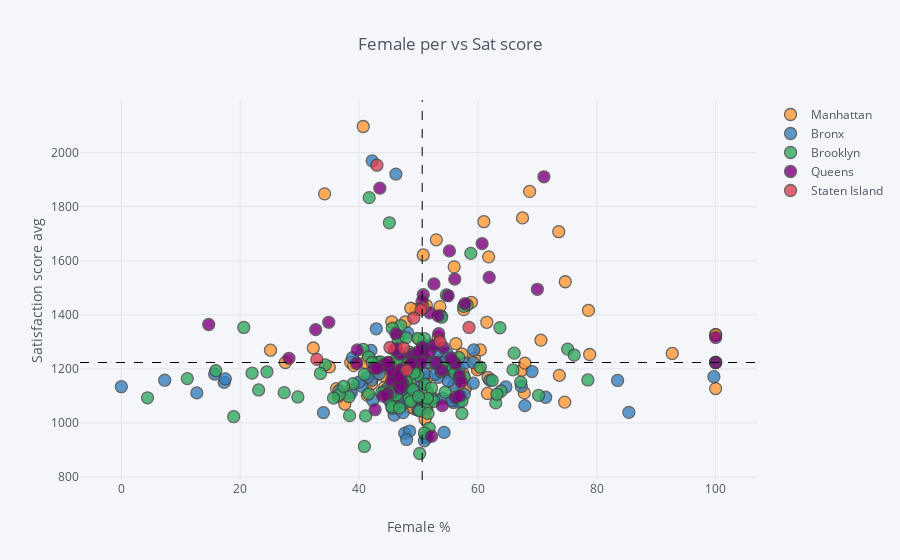

The code cell stored with this chart in its notebook:
### Markdown cell above
## Female gender and SAT score

### Code cell
warnings.filterwarnings("ignore",category=FutureWarning)
combined.iplot(
    x='female_per',
    y='sat_score',
    categories='boro',
    text="SCHOOL NAME",
    vline= {"x":combined["female_per"].mean(),
            "color":"#000000",
            "dash": "dash"
           },
    hline={"y":combined["sat_score"].mean(),
           "color":"#000000",
           "dash": "dash"
          },
    xTitle='Female %',
    yTitle='Satisfaction score avg',
    title='Female per vs Sat score'
)

### Figure 1 — Plotly figure (JSON) as saved in the notebook; plotly's stock layout.template omitted (floating-point values rounded to 4 significant figures)
{"data": [{"marker": {"color": "rgba(255, 153, 51, 1.0)", "line": {"width": 1.3}, "opacity": 0.8, "size": 12, "symbol": "circle"}, "mode": "markers", "name": "Manhattan", "text": ["HENRY STREET SCHOOL FOR INTERNATIONAL STUDIES", "UNIVERSITY NEIGHBORHOOD HIGH SCHOOL", "EAST SIDE COMMUNITY SCHOOL", "MARTA VALLE HIGH SCHOOL", "NEW EXPLORATIONS INTO SCIENCE, TECHNOLOGY AND MATH HIGH SCHOOL", "BARD HIGH SCHOOL EARLY COLLEGE", "47 THE AMERICAN SIGN LANGUAGE AND ENGLISH SECONDARY SCHOOL", "FOOD AND FINANCE HIGH SCHOOL", "ESSEX STREET ACADEMY", "HIGH SCHOOL OF HOSPITALITY MANAGEMENT", "PACE HIGH SCHOOL", "URBAN ASSEMBLY SCHOOL OF DESIGN AND CONSTRUCTION, THE", "FACING HISTORY SCHOOL, THE", "URBAN ASSEMBLY ACADEMY OF GOVERNMENT AND LAW, THE", "LOWER MANHATTAN ARTS ACADEMY", "URBAN ASSEMBLY SCHOOL OF BUSINESS FOR YOUNG WOMEN, THE", "GRAMERCY ARTS HIGH SCHOOL", "NYC ISCHOOL", "MANHATTAN BUSINESS ACADEMY", "BUSINESS OF SPORTS SCHOOL", "THE HIGH SCHOOL FOR LANGUAGE AND DIPLOMACY", "HIGH SCHOOL FOR ENVIRONMENTAL STUDIES", "PROFESSIONAL PERFORMING ARTS HIGH SCHOOL", "BARUCH COLLEGE CAMPUS HIGH SCHOOL", "N.Y.C. LAB SCHOOL FOR COLLABORATIVE STUDIES", "N.Y.C. MUSEUM SCHOOL", "ELEANOR ROOSEVELT HIGH SCHOOL", "MILLENNIUM HIGH SCHOOL", "LANDMARK HIGH SCHOOL", "HIGH SCHOOL FOR HEALTH PROFESSIONS AND HUMAN SERVICES", "LEADERSHIP AND PUBLIC SERVICE HIGH SCHOOL", "MANHATTAN ACADEMY FOR ARTS & LANGUAGE", "HUDSON HIGH SCHOOL OF LEARNING TECHNOLOGIES", "INTERNATIONAL HIGH SCHOOL AT UNION SQUARE", "MANHATTAN VILLAGE ACADEMY", "VANGUARD HIGH SCHOOL", "MANHATTAN INTERNATIONAL HIGH SCHOOL", "STUYVESANT HIGH SCHOOL", "HIGH SCHOOL OF ECONOMICS AND FINANCE", "UNITY CENTER FOR URBAN TECHNOLOGIES", "TALENT UNLIMITED HIGH SCHOOL", "MURRY BERGTRAUM HIGH SCHOOL FOR BUSINESS CAREERS", "JACQUELINE KENNEDY ONASSIS HIGH SCHOOL", "REPERTORY COMPANY HIGH SCHOOL FOR THEATRE ARTS", "MANHATTAN BRIDGES HIGH SCHOOL", "NEW DESIGN HIGH SCHOOL", "HIGH SCHOOL FOR DUAL LANGUAGE AND ASIAN STUDIES", "THE URBAN ASSEMBLY NEW YORK HARBOR SCHOOL", "RICHARD R. GREEN HIGH SCHOOL OF TEACHING", "THE HIGH SCHOOL OF FASHION INDUSTRIES", "HUMANITIES PREPARATORY ACADEMY", "CHELSEA CAREER AND TECHNICAL EDUCATION HIGH SCHOOL", "ART AND DESIGN HIGH SCHOOL", "LIFE SCIENCES SECONDARY SCHOOL", "HIGH SCHOOL FOR ARTS, IMAGINATION AND INQUIRY", "URBAN ASSEMBLY SCHOOL FOR MEDIA STUDIES, THE", "THE URBAN ASSEMBLY SCHOOL FOR GREEN CAREERS", "THE GLOBAL LEARNING COLLABORATIVE", "WADLEIGH SECONDARY SCHOOL FOR THE PERFORMING & VISUAL ARTS", "FRANK MCCOURT HIGH SCHOOL", "BEACON HIGH SCHOOL", "FIORELLO H. LAGUARDIA HIGH SCHOOL OF MUSIC & ART AND PERFORMING ARTS", "HIGH SCHOOL FOR LAW, ADVOCACY AND COMMUNITY JUSTICE", "HIGH SCHOOL OF ARTS AND TECHNOLOGY", "MANHATTAN / HUNTER SCIENCE HIGH SCHOOL", "FREDERICK DOUGLASS ACADEMY II SECONDARY SCHOOL", "COALITION SCHOOL FOR SOCIAL CHANGE", "MANHATTAN CENTER FOR SCIENCE AND MATHEMATICS", "PARK EAST HIGH SCHOOL", "CENTRAL PARK EAST HIGH SCHOOL", "YOUNG WOMEN'S LEADERSHIP SCHOOL", "YOUNG WOMEN'S LEADERSHIP SCHOOL", "HERITAGE SCHOOL, THE", "MOTT HALL HIGH SCHOOL", "COLUMBIA SECONDARY SCHOOL FOR MATH, SCIENCE, AND ENGINEERING", "ACADEMY FOR SOCIAL ACTION: A COLLEGE BOARD SCHOOL", "URBAN ASSEMBLY SCHOOL FOR THE PERFORMING ARTS", "FREDERICK DOUGLASS ACADEMY", "THURGOOD MARSHALL ACADEMY FOR LEARNING AND SOCIAL CHANGE", "HIGH SCHOOL FOR MATHEMATICS, SCIENCE AND ENGINEERING AT CITY COLLEGE", "CITY COLLEGE ACADEMY OF THE ARTS", "COMMUNITY HEALTH ACADEMY OF THE HEIGHTS", "WASHINGTON HEIGHTS EXPEDITIONARY LEARNING SCHOOL", "HIGH SCHOOL FOR EXCELLENCE AND INNOVATION", "HIGH SCHOOL FOR INTERNATIONAL BUSINESS AND FINANCE", "HIGH SCHOOL FOR MEDIA AND COMMUNICATIONS", "HIGH SCHOOL FOR LAW AND PUBLIC SERVICE", "HIGH SCHOOL FOR HEALTH CAREERS AND SCIENCES", "A. PHILIP RANDOLPH CAMPUS HIGH SCHOOL", "GREGORIO LUPERON HIGH SCHOOL FOR SCIENCE AND MATHEMATICS"], "textfont": {"color": "#4D5663"}, "type": "scatter", "x": [38.6, 42.6, 45.3, 53.7, 50.8, 68.7, 57.5, 55, 46.6, 67.8, 56.3, 25.1, 49.4, 56.1, 60.1, 100, 73.7, 51.3, 41, 27.6, 52, 49.6, 74.7, 56, 53, 57.6, 67.5, 61.8, 51.5, 70.6, 53.9, 45.1, 39.4, 38.6, 61.5, 53.8, 55.7, 40.7, 45.5, 37.6, 78.6, 50.9, 59.4, 78.8, 48.6, 61.7, 48.7, 39.1, 67.4, 92.7, 57.3, 35, 53.3, 48.4, 44.3, 42.1, 43.1, 48.6, 61.6, 53.4, 61, 73.6, 59.9, 32.3, 58.9, 45.8, 55.6, 53.6, 57.9, 67.9, 100, 100, 51.4, 46.5, 50.4, 51.3, 74.6, 47.8, 55.9, 34.2, 60.4, 47.7, 44.2, 47.2, 36.2, 36.5, 41.4, 47.3, 50.1, 51.1], "y": [1122, 1172, 1149, 1207, 1621, 1856, 1182, 1194, 1156, 1111, 1293, 1269, 1051, 1148, 1200, 1127, 1176, 1435, 1223.0, 1223.0, 1223.0, 1419, 1522, 1577, 1677, 1419, 1758, 1614, 1170, 1306, 1233, 1223.0, 1223.0, 1223.0, 1372, 1199, 1227, 2096, 1374, 1070, 1416, 1240, 1239, 1253, 1058, 1168, 1424, 1212, 1195, 1257, 1255, 1207, 1315, 1236, 1132, 1144, 1223.0, 1223.0, 1109, 1223.0, 1744, 1707, 1196, 1277, 1446, 1096, 1084, 1430, 1128, 1221, 1326, 1326, 1054, 1210, 1223.0, 1062, 1077, 1374, 1202, 1847, 1270, 1105, 1174, 1223.0, 1127, 1098, 1102, 1224, 1309, 1014]}, {"marker": {"color": "rgba(55, 128, 191, 1.0)", "line": {"width": 1.3}, "opacity": 0.8, "size": 12, "symbol": "circle"}, "mode": "markers", "name": "Bronx", "text": ["SOUTH BRONX PREPARATORY: A COLLEGE BOARD SCHOOL", "INTERNATIONAL COMMUNITY HIGH SCHOOL", "COMMUNITY SCHOOL FOR SOCIAL JUSTICE", "MOTT HAVEN VILLAGE PREPARATORY HIGH SCHOOL", "UNIVERSITY HEIGHTS SECONDARY SCHOOL", "HOSTOSsLINCOLN ACADEMY OF SCIENCE", "FOREIGN LANGUAGE ACADEMY OF GLOBAL STUDIES", "BRONX LEADERSHIP ACADEMY II HIGH SCHOOL", "NEW EXPLORERS HIGH SCHOOL", "URBAN ASSEMBLY SCHOOL FOR CAREERS IN SPORTS", "BRONX ACADEMY OF LETTERS", "ALFRED E. SMITH CAREER AND TECHNICAL EDUCATION HIGH SCHOOL", "HEALTH OPPORTUNITIES HIGH SCHOOL", "BRONX STUDIO SCHOOL FOR WRITERS AND ARTISTS", "WOMEN'S ACADEMY OF EXCELLENCE", "RENAISSANCE HIGH SCHOOL FOR MUSICAL THEATER & TECHNOLOGY", "PABLO NERUDA ACADEMY FOR ARCHITECTURE AND WORLD STUDIES", "MILLENNIUM ART ACADEMY", "HOLCOMBE L. RUCKER SCHOOL OF COMMUNITY RESEARCH", "ANTONIA PANTOJA PREPARATORY ACADEMY, A COLLEGE BOARD SCHOOL", "HERBERT H. LEHMAN HIGH SCHOOL", "BRONX BRIDGES HIGH SCHOOL", "FELISA RINCON DE GAUTIER INSTITUTE FOR LAW AND PUBLIC POLICY, THE", "BANANA KELLY HIGH SCHOOL", "BRONX EXPEDITIONARY LEARNING HIGH SCHOOL", "EAGLE ACADEMY FOR YOUNG MEN", "URBAN ASSEMBLY SCHOOL FOR APPLIED MATH AND SCIENCE, THE", "EXIMIUS COLLEGE PREPARATORY ACADEMY: A COLLEGE BOARD SCHOOL", "MOTT HALL BRONX HIGH SCHOOL", "BRONX CENTER FOR SCIENCE AND MATHEMATICS", "VALIDUS PREPARATORY ACADEMY: AN EXPEDITIONARY LEARNING SCHOOL", "LEADERSHIP INSTITUTE", "MORRIS ACADEMY FOR COLLABORATIVE STUDIES", "BRONX EARLY COLLEGE ACADEMY FOR TEACHING & LEARNING", "DREAMYARD PREPARATORY SCHOOL", "ACADEMY FOR LANGUAGE AND TECHNOLOGY", "BRONX INTERNATIONAL HIGH SCHOOL", "SCHOOL FOR EXCELLENCE", "BRONX HIGH SCHOOL OF BUSINESS", "BRONX HIGH SCHOOL FOR MEDICAL SCIENCE", "BRONX SCHOOL FOR LAW, GOVERNMENT AND JUSTICE", "FREDERICK DOUGLASS ACADEMY III SECONDARY SCHOOL", "BRONX LEADERSHIP ACADEMY HIGH SCHOOL", "HIGH SCHOOL FOR VIOLIN AND DANCE", "RIVERDALE / KINGSBRIDGE ACADEMY (MIDDLE SCHOOL / HIGH SCHOOL 141)", "BRONX ENGINEERING AND TECHNOLOGY ACADEMY", "THEATRE ARTS PRODUCTION COMPANY SCHOOL", "THE MARIE CURIE SCHOOL FOR MEDICINE, NURSING, AND HEALTH PROFESSIONS", "WEST BRONX ACADEMY FOR THE FUTURE", "KINGSBRIDGE INTERNATIONAL HIGH SCHOOL", "BRONX SCHOOL OF LAW AND FINANCE", "INTERNATIONAL SCHOOL FOR LIBERAL ARTS", "INsTECH ACADEMY (M.S. / HIGH SCHOOL 368)", "KNOWLEDGE AND POWER PREPARATORY ACADEMY INTERNATIONAL HIGH SCHOOL (KAPPA)", "HIGH SCHOOL FOR TEACHING AND THE PROFESSIONS", "BELMONT PREPARATORY HIGH SCHOOL", "FORDHAM HIGH SCHOOL FOR THE ARTS", "FORDHAM LEADERSHIP ACADEMY FOR BUSINESS AND TECHNOLOGY", "BRONX HIGH SCHOOL FOR LAW AND COMMUNITY SERVICE", "DEWITT CLINTON HIGH SCHOOL", "CELIA CRUZ BRONX HIGH SCHOOL OF MUSIC, THE", "BRONX HIGH SCHOOL OF SCIENCE", "MARBLE HILL HIGH SCHOOL FOR INTERNATIONAL STUDIES", "BRONX THEATRE HIGH SCHOOL", "DISCOVERY HIGH SCHOOL", "HIGH SCHOOL OF AMERICAN STUDIES AT LEHMAN COLLEGE", "BRONX HEALTH SCIENCES HIGH SCHOOL", "BRONX HIGH SCHOOL FOR WRITING AND COMMUNICATION ARTS", "BRONX LAB SCHOOL", "ACADEMY FOR SCHOLARSHIP AND ENTREPRENEURSHIP: A COLLEGE BOARD SCHOOL", "HIGH SCHOOL OF COMPUTERS AND TECHNOLOGY", "COLLEGIATE INSTITUTE FOR MATH AND SCIENCE", "BRONX ACADEMY OF HEALTH CAREERS", "ASTOR COLLEGIATE ACADEMY", "BRONX HIGH SCHOOL FOR THE VISUAL ARTS", "HARRY S TRUMAN HIGH SCHOOL", "NEW WORLD HIGH SCHOOL", "THE BRONXWOOD PREPARATORY ACADEMY", "PELHAM PREPARATORY ACADEMY", "HIGH SCHOOL FOR CONTEMPORARY ARTS", "BRONX AEROSPACE HIGH SCHOOL", "METROPOLITAN HIGH SCHOOL, THE", "EXPLORATIONS ACADEMY", "BRONX LATIN", "EAST BRONX ACADEMY FOR THE FUTURE", "PEACE AND DIVERSITY ACADEMY", "PAN AMERICAN INTERNATIONAL HIGH SCHOOL AT MONROE", "THE CINEMA SCHOOL", "BRONX CAREER AND COLLEGE PREPARATORY HIGH SCHOOL", "HIGH SCHOOL OF WORLD CULTURES", "FANNIE LOU HAMER FREEDOM HIGH SCHOOL", "WINGS ACADEMY", "MONROE ACADEMY FOR VISUAL ARTS & DESIGN"], "textfont": {"color": "#4D5663"}, "type": "scatter", "x": [52.6, 51.4, 50.8, 49.9, 56.8, 54.8, 54.7, 46, 42.3, 15.7, 55.5, 7.3, 71.4, 56, 99.7, 62, 34, 50.8, 50.8, 53, 38.9, 47.7, 57, 50.1, 49.9, 0, 50.7, 53.4, 54, 53.8, 55.9, 47.8, 46.2, 51.5, 55.9, 51.2, 54.3, 47.7, 45.1, 57.8, 54.1, 48.5, 56.7, 85.4, 48.2, 17.3, 69.1, 83.5, 42.1, 47.7, 43.4, 51, 51.1, 52.8, 57.7, 52.8, 56.8, 36.6, 55.6, 48.9, 59.3, 42.2, 53.3, 67.9, 47.6, 46.2, 64.7, 59.2, 40.5, 48, 12.7, 42.9, 67.3, 41.4, 42, 40, 50, 38.7, 51.9, 44.7, 17.5, 46, 49.2, 50.2, 47, 55, 48.5, 59.2, 55.7, 48, 45.9, 46.3, 47.4], "y": [1090, 945, 1077, 1097, 1201, 1257, 1186, 1103, 1084, 1181, 1201, 1158, 1095, 1223.0, 1171, 1158, 1038, 1164, 1084, 1223.0, 1241, 1223.0, 1099, 1131, 1049, 1134, 1290, 1169, 1092, 1396, 1075, 1081, 1148, 1223.0, 1138, 951, 965, 1074, 1083, 1221, 1224, 1121, 1166, 1039, 1333, 1150, 1190, 1157, 1158, 962, 1182, 934, 1181, 1180, 1106, 1222, 1077, 1119, 1082, 1255, 1270, 1969, 1263, 1064, 1115, 1920, 1133, 1147, 1135, 1141, 1111, 1348, 1135, 1169, 1268, 1151, 1048, 1112, 1288, 1126, 1163, 1055, 1122, 1251, 1102, 1155, 970, 1223.0, 1223.0, 939, 1029, 1114, 1038]}, {"marker": {"color": "rgba(50, 171, 96, 1.0)", "line": {"width": 1.3}, "opacity": 0.8, "size": 12, "symbol": "circle"}, "mode": "markers", "name": "Brooklyn", "text": ["DR. SUSAN S. MCKINNEY SECONDARY SCHOOL OF THE ARTS", "URBAN ASSEMBLY HIGH SCHOOL OF MUSIC AND ART", "BROOKLYN COMMUNITY HIGH SCHOOL OF COMMUNICATION, ARTS AND MEDIA", "SCIENCE SKILLS CENTER HIGH SCHOOL FOR SCIENCE, TECHNOLOGY AND THE CREATIVE ARTS", "BROOKLYN TECHNICAL HIGH SCHOOL", "BROOKLYN INTERNATIONAL HIGH SCHOOL", "THE URBAN ASSEMBLY SCHOOL FOR LAW AND JUSTICE", "ACORN COMMUNITY HIGH SCHOOL", "URBAN ASSEMBLY INSTITUTE OF MATH AND SCIENCE FOR YOUNG WOMEN", "BEDFORD ACADEMY HIGH SCHOOL", "GEORGE WESTINGHOUSE CAREER AND TECHNICAL EDUCATION HIGH SCHOOL", "BENJAMIN BANNEKER ACADEMY", "CITY POLYTECHNIC HIGH SCHOOL OF ENGINEERING, ARCHITECTURE, AND TECHNOLOGY", "JUAN MOREL CAMPOS SECONDARY SCHOOL", "FOUNDATIONS ACADEMY", "BROOKLYN LATIN SCHOOL, THE", "GREEN SCHOOL: AN ACADEMY FOR ENVIRONMENTAL CAREERS", "PROGRESS HIGH SCHOOL FOR PROFESSIONAL CAREERS", "SCHOOL FOR LEGAL STUDIES", "THE HIGH SCHOOL FOR ENTERPRISE, BUSINESS AND TECHNOLOGY", "BROOKLYN PREPARATORY HIGH SCHOOL", "WILLIAMSBURG HIGH SCHOOL FOR ARCHITECTURE AND DESIGN", "WILLIAMSBURG PREPARATORY SCHOOL", "LYONS COMMUNITY SCHOOL", "AUTOMOTIVE HIGH SCHOOL", "FRANCES PERKINS ACADEMY", "EL PUENTE ACADEMY FOR PEACE AND JUSTICE", "BROOKLYN SCHOOL FOR GLOBAL STUDIES", "BROOKLYN SECONDARY SCHOOL FOR COLLABORATIVE STUDIES", "SECONDARY SCHOOL FOR LAW", "SECONDARY SCHOOL FOR JOURNALISM", "PARK SLOPE COLLEGIATE", "SCHOOL FOR INTERNATIONAL STUDIES", "COBBLE HILL SCHOOL OF AMERICAN STUDIES", "BROOKLYN HIGH SCHOOL OF THE ARTS", "SUNSET PARK HIGH SCHOOL", "FREDERICK DOUGLASS ACADEMY IV SECONDARY SCHOOL", "BOYS AND GIRLS HIGH SCHOOL", "BROOKLYN HIGH SCHOOL FOR LAW AND TECHNOLOGY", "THE BROOKLYN ACADEMY OF GLOBAL FINANCE", "ACADEMY FOR COLLEGE PREPARATION AND CAREER EXPLORATION: A COLLEGE BOARD SCHOOL", "ACADEMY OF HOSPITALITY AND TOURISM", "INTERNATIONAL HIGH SCHOOL AT PROSPECT HEIGHTS", "THE HIGH SCHOOL FOR GLOBAL CITIZENSHIP", "SCHOOL FOR HUMAN RIGHTS, THE", "SCHOOL FOR DEMOCRACY AND LEADERSHIP", "HIGH SCHOOL FOR YOUTH AND COMMUNITY DEVELOPMENT AT ERASMUS", "HIGH SCHOOL FOR SERVICE & LEARNING AT ERASMUS", "SCIENCE, TECHNOLOGY AND RESEARCH EARLY COLLEGE HIGH SCHOOL AT ERASMUS", "HIGH SCHOOL FOR PUBLIC SERVICE: HEROES OF TOMORROW", "BROOKLYN ACADEMY OF SCIENCE AND THE ENVIRONMENT", "BROOKLYN SCHOOL FOR MUSIC & THEATRE", "MEDGAR EVERS COLLEGE PREPARATORY SCHOOL", "CLARA BARTON HIGH SCHOOL", "IT TAKES A VILLAGE ACADEMY", "BROOKLYN GENERATION SCHOOL", "BROOKLYN THEATRE ARTS HIGH SCHOOL", "KURT HAHN EXPEDITIONARY LEARNING SCHOOL", "VICTORY COLLEGIATE HIGH SCHOOL", "ARTS & MEDIA PREPARATORY ACADEMY", "HIGH SCHOOL FOR INNOVATION IN ADVERTISING AND MEDIA", "CULTURAL ACADEMY FOR THE ARTS AND SCIENCES", "HIGH SCHOOL FOR MEDICAL PROFESSIONS", "ACADEMY FOR CONSERVATION AND THE ENVIRONMENT", "URBAN ACTION ACADEMY", "EAST NEW YORK FAMILY ACADEMY", "FDNY HIGH SCHOOL FOR FIRE AND LIFE SAFETY", "HIGH SCHOOL FOR CIVIL RIGHTS", "PERFORMING ARTS AND TECHNOLOGY HIGH SCHOOL", "WORLD ACADEMY FOR TOTAL COMMUNITY HEALTH HIGH SCHOOL", "MULTICULTURAL HIGH SCHOOL", "TRANSIT TECH CAREER AND TECHNICAL EDUCATION HIGH SCHOOL", "ACADEMY OF INNOVATIVE TECHNOLOGY", "BROOKLYN LAB SCHOOL", "CYPRESS HILLS COLLEGIATE PREPARATORY SCHOOL", "W. H. MAXWELL CAREER AND TECHNICAL EDUCATION HIGH SCHOOL", "THE SCHOOL FOR CLASSICS: AN ACADEMY OF THINKERS, WRITERS AND PERFORMERS", "NEW UTRECHT HIGH SCHOOL", "HIGH SCHOOL OF TELECOMMUNICATION ARTS AND TECHNOLOGY", "FORT HAMILTON HIGH SCHOOL", "FRANKLIN DELANO ROOSEVELT HIGH SCHOOL", "THE URBAN ASSEMBLY SCHOOL FOR CRIMINAL JUSTICE", "INTERNATIONAL HIGH SCHOOL AT LAFAYETTE", "RACHEL CARSON HIGH SCHOOL FOR COASTAL STUDIES", "HIGH SCHOOL OF SPORTS MANAGEMENT", "ABRAHAM LINCOLN HIGH SCHOOL", "KINGSBOROUGH EARLY COLLEGE SCHOOL", "EDWARD R. MURROW HIGH SCHOOL", "JOHN DEWEY HIGH SCHOOL", "LIFE ACADEMY HIGH SCHOOL FOR FILM AND MUSIC", "EXPEDITIONARY LEARNING SCHOOL FOR COMMUNITY LEADERS", "WILLIAM E. GRADY CAREER AND TECHNICAL EDUCATION HIGH SCHOOL", "BROOKLYN STUDIO SECONDARY SCHOOL", "MIDWOOD HIGH SCHOOL", "JAMES MADISON HIGH SCHOOL", "LEON M. GOLDSTEIN HIGH SCHOOL FOR THE SCIENCES", "BROOKLYN COLLEGE ACADEMY", "BROOKLYN COLLEGIATE: A COLLEGE BOARD SCHOOL", "FREDERICK DOUGLASS ACADEMY VII HIGH SCHOOL", "TEACHERS PREPARATORY HIGH SCHOOL", "ACADEMY FOR ENVIRONMENTAL LEADERSHIP", "EBC HIGH SCHOOL FOR PUBLIC SERVICE–BUSHWICK", "BUSHWICK SCHOOL FOR SOCIAL JUSTICE", "ACADEMY OF URBAN PLANNING", "ALL CITY LEADERSHIP SECONDARY SCHOOL", "BUSHWICK LEADERS HIGH SCHOOL FOR ACADEMIC EXCELLENCE"], "textfont": {"color": "#4D5663"}, "type": "scatter", "x": [63, 57.3, 54.5, 43.9, 41.7, 51.8, 60.4, 44.2, 100, 51, 24.5, 53.9, 20.6, 45.3, 43.3, 45.1, 53.8, 51.5, 54.2, 34.3, 52.2, 27.4, 49, 46.3, 4.4, 23.1, 57.3, 43.8, 40.9, 55.8, 57.7, 47.2, 49.2, 56.1, 66.1, 49.3, 51.3, 38.3, 48.4, 48.4, 46.2, 50.2, 40.9, 49.9, 48.4, 48, 38.4, 36.7, 47, 75.1, 45.6, 67.2, 58.2, 76.2, 51, 39, 63.9, 35.7, 51.1, 52.6, 33.5, 48.5, 78.5, 45.3, 37.4, 56.8, 18.9, 45.6, 48.6, 63.2, 50.2, 15.9, 29.7, 41.6, 52.2, 70.2, 62.4, 40.7, 46.5, 46.6, 41.6, 100, 41.1, 46.4, 11.1, 43.6, 42.2, 57.6, 48.5, 49, 48.7, 22, 49.9, 54.7, 45.6, 58.8, 63.7, 49.3, 51.5, 65.9, 50, 47.9, 51.6, 45.5, 47.9, 46.8], "y": [1074, 1080, 1114, 1211, 1833, 981, 1206, 1116, 1223.0, 1312, 1189, 1391, 1353, 1085, 1223.0, 1740, 1189, 1114, 1204, 1215, 1090, 1112, 1187, 1103, 1093, 1122, 1035, 1111, 1179, 1203, 1169, 1175, 1212, 1185, 1258, 1223.0, 1068, 1097, 1092, 1223.0, 1139, 1045, 913, 1176, 1088, 1153, 1027, 1105, 1360, 1273, 1143, 1151, 1436, 1251, 963, 1145, 1118, 1092, 1143, 1080, 1183, 1169, 1159, 1111, 1135, 1242, 1023, 1054, 1149, 1106, 887, 1193, 1096, 1108, 1129, 1102, 1157, 1272, 1323, 1306, 1244, 1223.0, 1026, 1237, 1164, 1226, 1223.0, 1431, 1262, 1124, 1079, 1184, 1313, 1473, 1350, 1627, 1352, 1185, 1091, 1196, 1098, 1154, 1035, 1060, 1315, 1055]}, {"marker": {"color": "rgba(128, 0, 128, 1.0)", "line": {"width": 1.3}, "opacity": 0.8, "size": 12, "symbol": "circle"}, "mode": "markers", "name": "Queens", "text": ["ACADEMY OF FINANCE AND ENTERPRISE", "HIGH SCHOOL OF APPLIED COMMUNICATION", "CIVIC LEADERSHIP ACADEMY", "PAN AMERICAN INTERNATIONAL HIGH SCHOOL", "BARD HIGH SCHOOL EARLY COLLEGE II", "NEWTOWN HIGH SCHOOL", "GROVER CLEVELAND HIGH SCHOOL", "MIDDLE COLLEGE HIGH SCHOOL AT LAGUARDIA COMMUNITY COLLEGE", "INTERNATIONAL HIGH SCHOOL AT LAGUARDIA COMMUNITY COLLEGE", "HIGH SCHOOL FOR ARTS AND BUSINESS", "ROBERT F. WAGNER, JR. SECONDARY SCHOOL FOR ARTS AND TECHNOLOGY", "QUEENS VOCATIONAL AND TECHNICAL HIGH SCHOOL", "AVIATION CAREER & TECHNICAL EDUCATION HIGH SCHOOL", "QUEENS SCHOOL OF INQUIRY, THE", "FLUSHING INTERNATIONAL HIGH SCHOOL", "EASTsWEST SCHOOL OF INTERNATIONAL STUDIES", "WORLD JOURNALISM PREPARATORY: A COLLEGE BOARD SCHOOL", "JOHN BOWNE HIGH SCHOOL", "FLUSHING HIGH SCHOOL", "TOWNSEND HARRIS HIGH SCHOOL", "ROBERT F. KENNEDY COMMUNITY HIGH SCHOOL", "BENJAMIN N. CARDOZO HIGH SCHOOL", "FRANCIS LEWIS HIGH SCHOOL", "MARTIN VAN BUREN HIGH SCHOOL", "BAYSIDE HIGH SCHOOL", "QUEENS HIGH SCHOOL OF TEACHING, LIBERAL ARTS AND THE SCIENCES", "FREDERICK DOUGLASS ACADEMY VI HIGH SCHOOL", "CHANNEL VIEW SCHOOL FOR RESEARCH", "QUEENS HIGH SCHOOL FOR INFORMATION, RESEARCH, AND TECHNOLOGY", "ROBERT H. GODDARD HIGH SCHOOL OF COMMUNICATION ARTS AND TECHNOLOGY", "ACADEMY OF MEDICAL TECHNOLOGY: A COLLEGE BOARD SCHOOL", "SCHOLARS' ACADEMY", "AUGUST MARTIN HIGH SCHOOL", "RICHMOND HILL HIGH SCHOOL", "JOHN ADAMS HIGH SCHOOL", "HIGH SCHOOL FOR CONSTRUCTION TRADES, ENGINEERING AND ARCHITECTURE", "YORK EARLY COLLEGE ACADEMY", "QUEENS COLLEGIATE: A COLLEGE BOARD SCHOOL", "HILLSIDE ARTS & LETTERS ACADEMY", "FOREST HILLS HIGH SCHOOL", "HILLCREST HIGH SCHOOL", "THOMAS A. EDISON CAREER AND TECHNICAL EDUCATION HIGH SCHOOL", "QUEENS GATEWAY TO HEALTH SCIENCES SECONDARY SCHOOL", "QUEENS METROPOLITAN HIGH SCHOOL", "QUEENS HIGH SCHOOL FOR THE SCIENCES AT YORK COLLEGE", "HIGH SCHOOL FOR LAW ENFORCEMENT AND PUBLIC SAFETY", "YOUNG WOMEN'S LEADERSHIP SCHOOL, QUEENS", "QUEENS PREPARATORY ACADEMY", "PATHWAYS COLLEGE PREPARATORY SCHOOL: A COLLEGE BOARD SCHOOL", "EXCELSIOR PREPARATORY HIGH SCHOOL", "GEORGE WASHINGTON CARVER HIGH SCHOOL FOR THE SCIENCES", "PREPARATORY ACADEMY FOR WRITERS: A COLLEGE BOARD SCHOOL", "CAMBRIA HEIGHTS ACADEMY", "MATHEMATICS, SCIENCE RESEARCH AND TECHNOLOGY MAGNET HIGH SCHOOL", "HUMANITIES & ARTS MAGNET HIGH SCHOOL", "YOUNG WOMEN'S LEADERSHIP SCHOOL, ASTORIA", "ACADEMY FOR CAREERS IN TELEVISION AND FILM", "WILLIAM CULLEN BRYANT HIGH SCHOOL", "LONG ISLAND CITY HIGH SCHOOL", "FRANK SINATRA SCHOOL OF THE ARTS HIGH SCHOOL", "INFORMATION TECHNOLOGY HIGH SCHOOL", "NEWCOMERS HIGH SCHOOL", "ACADEMY OF AMERICAN STUDIES", "BACCALAUREATE SCHOOL FOR GLOBAL EDUCATION"], "textfont": {"color": "#4D5663"}, "type": "scatter", "x": [50.7, 56.2, 55.5, 52.2, 60.7, 42.5, 45, 47.1, 54, 56.9, 53.4, 39.7, 14.7, 53.3, 42.7, 45.9, 57.8, 50.8, 44.2, 71.1, 46.2, 52.6, 50.8, 45.7, 50.6, 54.2, 47.4, 48.9, 45.5, 51.9, 56.2, 56.1, 44.8, 47, 45.5, 32.7, 48.9, 50.1, 53, 51.9, 53.9, 34.9, 61.9, 50.4, 43.5, 47, 100, 44, 46.7, 43.1, 52.7, 56.9, 44.9, 39.6, 57.2, 100, 46.8, 46.3, 48.7, 70, 28.2, 46.8, 55, 55.2], "y": [1280, 1219, 1240, 951, 1663, 1203, 1211, 1177, 1064, 1174, 1330, 1270, 1364, 1396, 1049, 1271, 1441, 1243, 1216, 1910, 1330, 1514, 1474, 1172, 1449, 1279, 1145, 1252, 1156, 1265, 1094, 1532, 1108, 1154, 1192, 1345, 1223.0, 1265, 1223.0, 1407, 1194, 1372, 1538, 1223.0, 1868, 1196, 1316, 1099, 1173, 1202, 1287, 1100, 1223.0, 1220, 1151, 1223.0, 1255, 1275, 1218, 1494, 1239, 1127, 1470, 1636]}, {"marker": {"color": "rgba(219, 64, 82, 1.0)", "line": {"width": 1.3}, "opacity": 0.8, "size": 12, "symbol": "circle"}, "mode": "markers", "name": "Staten Island", "text": ["CSI HIGH SCHOOL FOR INTERNATIONAL STUDIES", "GAYNOR MCCOWN EXPEDITIONARY LEARNING SCHOOL", "THE MICHAEL J. PETRIDES SCHOOL", "NEW DORP HIGH SCHOOL", "PORT RICHMOND HIGH SCHOOL", "CURTIS HIGH SCHOOL", "TOTTENVILLE HIGH SCHOOL", "SUSAN E. WAGNER HIGH SCHOOL", "RALPH R. MCKEE CAREER AND TECHNICAL EDUCATION HIGH SCHOOL", "STATEN ISLAND TECHNICAL HIGH SCHOOL"], "textfont": {"color": "#4D5663"}, "type": "scatter", "x": [58.5, 48, 50.8, 47.5, 45.2, 53.6, 50.4, 49.2, 32.9, 43], "y": [1353, 1195, 1426, 1277, 1279, 1301, 1418, 1388, 1235, 1953]}], "layout": {"legend": {"bgcolor": "#F5F6F9", "font": {"color": "#4D5663"}}, "paper_bgcolor": "#F5F6F9", "plot_bgcolor": "#F5F6F9", "shapes": [{"line": {"color": "#000000", "dash": "dash", "width": 1}, "type": "line", "x0": 0, "x1": 1, "xref": "paper", "y0": 1223.0, "y1": 1223.0, "yref": "y"}, {"line": {"color": "#000000", "dash": "dash", "width": 1}, "type": "line", "x0": 50.62, "x1": 50.62, "xref": "x", "y0": 0, "y1": 1, "yref": "paper"}], "title": "Female per vs Sat score", "titlefont": {"color": "#4D5663"}, "xaxis": {"gridcolor": "#E1E5ED", "showgrid": true, "tickfont": {"color": "#4D5663"}, "title": "Female %", "titlefont": {"color": "#4D5663"}, "zerolinecolor": "#E1E5ED"}, "yaxis": {"gridcolor": "#E1E5ED", "showgrid": true, "tickfont": {"color": "#4D5663"}, "title": "Satisfaction score avg", "titlefont": {"color": "#4D5663"}, "zerolinecolor": "#E1E5ED"}}}
